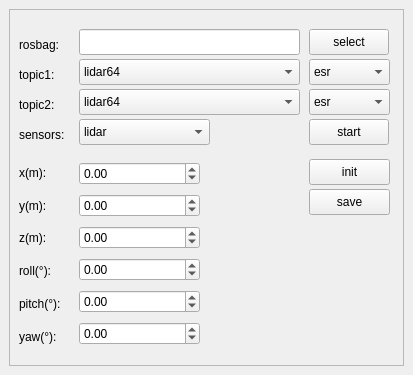
<?xml version="1.0" encoding="UTF-8"?>
<ui version="4.0">
 <class>MainWindow</class>
 <widget class="QMainWindow" name="MainWindow">
  <property name="geometry">
   <rect>
    <x>0</x>
    <y>0</y>
    <width>413</width>
    <height>375</height>
   </rect>
  </property>
  <property name="windowTitle">
   <string>QRosApp</string>
  </property>
  <property name="windowIcon">
   <iconset resource="../resources/images.qrc">
    <normaloff>:/images/icon.png</normaloff>:/images/icon.png</iconset>
  </property>
  <property name="locale">
   <locale language="English" country="Australia"/>
  </property>
  <widget class="QWidget" name="centralwidget">
   <layout class="QHBoxLayout">
    <item>
     <widget class="QFrame" name="frame">
      <property name="frameShape">
       <enum>QFrame::StyledPanel</enum>
      </property>
      <property name="frameShadow">
       <enum>QFrame::Raised</enum>
      </property>
      <widget class="QComboBox" name="comboBox">
       <property name="geometry">
        <rect>
         <x>70</x>
         <y>50</y>
         <width>221</width>
         <height>26</height>
        </rect>
       </property>
       <item>
        <property name="text">
         <string>lidar64</string>
        </property>
       </item>
       <item>
        <property name="text">
         <string>lidar16</string>
        </property>
       </item>
       <item>
        <property name="text">
         <string>radar</string>
        </property>
       </item>
       <item>
        <property name="text">
         <string>sick</string>
        </property>
       </item>
      </widget>
      <widget class="QComboBox" name="comboBox_2">
       <property name="geometry">
        <rect>
         <x>300</x>
         <y>50</y>
         <width>81</width>
         <height>26</height>
        </rect>
       </property>
       <item>
        <property name="text">
         <string>esr</string>
        </property>
       </item>
       <item>
        <property name="text">
         <string>cloud</string>
        </property>
       </item>
       <item>
        <property name="text">
         <string>os1_lidar</string>
        </property>
       </item>
       <item>
        <property name="text">
         <string>velodyne</string>
        </property>
       </item>
      </widget>
      <widget class="QLabel" name="label">
       <property name="geometry">
        <rect>
         <x>10</x>
         <y>50</y>
         <width>54</width>
         <height>31</height>
        </rect>
       </property>
       <property name="text">
        <string>topic1:</string>
       </property>
      </widget>
      <widget class="QLabel" name="label_2">
       <property name="geometry">
        <rect>
         <x>10</x>
         <y>80</y>
         <width>54</width>
         <height>31</height>
        </rect>
       </property>
       <property name="text">
        <string>topic2:</string>
       </property>
      </widget>
      <widget class="QComboBox" name="comboBox_3">
       <property name="geometry">
        <rect>
         <x>70</x>
         <y>80</y>
         <width>221</width>
         <height>26</height>
        </rect>
       </property>
       <item>
        <property name="text">
         <string>lidar64</string>
        </property>
       </item>
       <item>
        <property name="text">
         <string>test</string>
        </property>
       </item>
       <item>
        <property name="text">
         <string>lidar16</string>
        </property>
       </item>
       <item>
        <property name="text">
         <string>radar</string>
        </property>
       </item>
       <item>
        <property name="text">
         <string>sick</string>
        </property>
       </item>
      </widget>
      <widget class="QComboBox" name="comboBox_4">
       <property name="geometry">
        <rect>
         <x>300</x>
         <y>80</y>
         <width>81</width>
         <height>26</height>
        </rect>
       </property>
       <item>
        <property name="text">
         <string>esr</string>
        </property>
       </item>
       <item>
        <property name="text">
         <string>cloud</string>
        </property>
       </item>
       <item>
        <property name="text">
         <string>os1_lidar</string>
        </property>
       </item>
       <item>
        <property name="text">
         <string>velodyne</string>
        </property>
       </item>
      </widget>
      <widget class="QComboBox" name="comboBox_5">
       <property name="geometry">
        <rect>
         <x>70</x>
         <y>110</y>
         <width>131</width>
         <height>26</height>
        </rect>
       </property>
       <item>
        <property name="text">
         <string>lidar</string>
        </property>
       </item>
       <item>
        <property name="text">
         <string>lidar-lidar</string>
        </property>
       </item>
       <item>
        <property name="text">
         <string>lidar-radar</string>
        </property>
       </item>
       <item>
        <property name="text">
         <string>lidar-camera</string>
        </property>
       </item>
       <item>
        <property name="text">
         <string>lidar-imu</string>
        </property>
       </item>
       <item>
        <property name="text">
         <string>imu-camera</string>
        </property>
       </item>
      </widget>
      <widget class="QPushButton" name="pushButton">
       <property name="geometry">
        <rect>
         <x>300</x>
         <y>110</y>
         <width>80</width>
         <height>26</height>
        </rect>
       </property>
       <property name="text">
        <string>start</string>
       </property>
      </widget>
      <widget class="QLabel" name="label_3">
       <property name="geometry">
        <rect>
         <x>10</x>
         <y>110</y>
         <width>51</width>
         <height>31</height>
        </rect>
       </property>
       <property name="text">
        <string>sensors:</string>
       </property>
      </widget>
      <widget class="QWidget" name="verticalLayoutWidget">
       <property name="geometry">
        <rect>
         <x>10</x>
         <y>150</y>
         <width>55</width>
         <height>191</height>
        </rect>
       </property>
       <layout class="QVBoxLayout" name="verticalLayout_2">
        <item>
         <widget class="QLabel" name="label_4">
          <property name="text">
           <string>x(m):</string>
          </property>
         </widget>
        </item>
        <item>
         <widget class="QLabel" name="label_5">
          <property name="text">
           <string>y(m):</string>
          </property>
         </widget>
        </item>
        <item>
         <widget class="QLabel" name="label_6">
          <property name="text">
           <string>z(m):</string>
          </property>
         </widget>
        </item>
        <item>
         <widget class="QLabel" name="label_7">
          <property name="text">
           <string>roll(°):</string>
          </property>
         </widget>
        </item>
        <item>
         <widget class="QLabel" name="label_8">
          <property name="text">
           <string>pitch(°):</string>
          </property>
         </widget>
        </item>
        <item>
         <widget class="QLabel" name="label_9">
          <property name="text">
           <string>yaw(°):</string>
          </property>
         </widget>
        </item>
       </layout>
      </widget>
      <widget class="QWidget" name="verticalLayoutWidget_2">
       <property name="geometry">
        <rect>
         <x>70</x>
         <y>150</y>
         <width>121</width>
         <height>194</height>
        </rect>
       </property>
       <layout class="QVBoxLayout" name="verticalLayout_3">
        <item>
         <widget class="QDoubleSpinBox" name="doubleSpinBox">
          <property name="minimum">
           <double>-10.000000000000000</double>
          </property>
          <property name="maximum">
           <double>10.000000000000000</double>
          </property>
          <property name="singleStep">
           <double>0.010000000000000</double>
          </property>
         </widget>
        </item>
        <item>
         <widget class="QDoubleSpinBox" name="doubleSpinBox_2">
          <property name="minimum">
           <double>-10.000000000000000</double>
          </property>
          <property name="maximum">
           <double>10.000000000000000</double>
          </property>
          <property name="singleStep">
           <double>0.010000000000000</double>
          </property>
         </widget>
        </item>
        <item>
         <widget class="QDoubleSpinBox" name="doubleSpinBox_3">
          <property name="minimum">
           <double>-10.000000000000000</double>
          </property>
          <property name="maximum">
           <double>10.000000000000000</double>
          </property>
          <property name="singleStep">
           <double>0.010000000000000</double>
          </property>
         </widget>
        </item>
        <item>
         <widget class="QDoubleSpinBox" name="doubleSpinBox_4">
          <property name="minimum">
           <double>-5.000000000000000</double>
          </property>
          <property name="maximum">
           <double>5.000000000000000</double>
          </property>
          <property name="singleStep">
           <double>0.010000000000000</double>
          </property>
         </widget>
        </item>
        <item>
         <widget class="QDoubleSpinBox" name="doubleSpinBox_5">
          <property name="minimum">
           <double>-5.000000000000000</double>
          </property>
          <property name="maximum">
           <double>5.000000000000000</double>
          </property>
          <property name="singleStep">
           <double>0.010000000000000</double>
          </property>
         </widget>
        </item>
        <item>
         <widget class="QDoubleSpinBox" name="doubleSpinBox_6">
          <property name="minimum">
           <double>-10.000000000000000</double>
          </property>
          <property name="maximum">
           <double>10.000000000000000</double>
          </property>
          <property name="singleStep">
           <double>0.010000000000000</double>
          </property>
         </widget>
        </item>
       </layout>
      </widget>
      <widget class="QPushButton" name="pushButton_2">
       <property name="geometry">
        <rect>
         <x>300</x>
         <y>180</y>
         <width>81</width>
         <height>26</height>
        </rect>
       </property>
       <property name="text">
        <string>save</string>
       </property>
      </widget>
      <widget class="QLineEdit" name="lineEdit">
       <property name="geometry">
        <rect>
         <x>70</x>
         <y>20</y>
         <width>221</width>
         <height>26</height>
        </rect>
       </property>
      </widget>
      <widget class="QLabel" name="label_10">
       <property name="geometry">
        <rect>
         <x>10</x>
         <y>20</y>
         <width>54</width>
         <height>31</height>
        </rect>
       </property>
       <property name="text">
        <string>rosbag:</string>
       </property>
      </widget>
      <widget class="QPushButton" name="pushButton_3">
       <property name="geometry">
        <rect>
         <x>300</x>
         <y>20</y>
         <width>80</width>
         <height>26</height>
        </rect>
       </property>
       <property name="text">
        <string>select</string>
       </property>
      </widget>
      <widget class="QPushButton" name="pushButton_4">
       <property name="geometry">
        <rect>
         <x>300</x>
         <y>150</y>
         <width>81</width>
         <height>26</height>
        </rect>
       </property>
       <property name="text">
        <string>init</string>
       </property>
      </widget>
     </widget>
    </item>
   </layout>
  </widget>
  <action name="action_Quit">
   <property name="text">
    <string>&amp;Quit</string>
   </property>
   <property name="shortcut">
    <string>Ctrl+Q</string>
   </property>
   <property name="shortcutContext">
    <enum>Qt::ApplicationShortcut</enum>
   </property>
  </action>
  <action name="action_Preferences">
   <property name="text">
    <string>&amp;Preferences</string>
   </property>
  </action>
  <action name="actionAbout">
   <property name="text">
    <string>&amp;About</string>
   </property>
  </action>
  <action name="actionAbout_Qt">
   <property name="text">
    <string>About &amp;Qt</string>
   </property>
  </action>
 </widget>
 <resources>
  <include location="../resources/images.qrc"/>
 </resources>
 <connections>
  <connection>
   <sender>action_Quit</sender>
   <signal>triggered()</signal>
   <receiver>MainWindow</receiver>
   <slot>close()</slot>
   <hints>
    <hint type="sourcelabel">
     <x>-1</x>
     <y>-1</y>
    </hint>
    <hint type="destinationlabel">
     <x>399</x>
     <y>299</y>
    </hint>
   </hints>
  </connection>
 </connections>
</ui>
